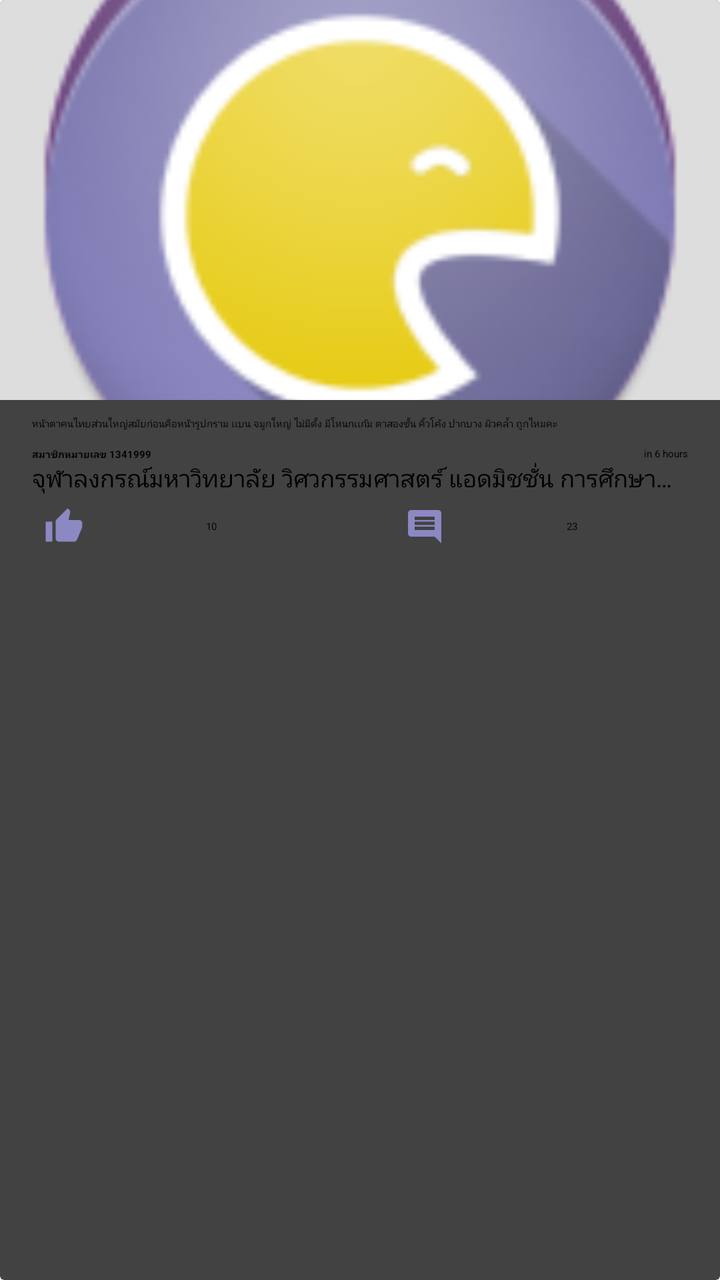
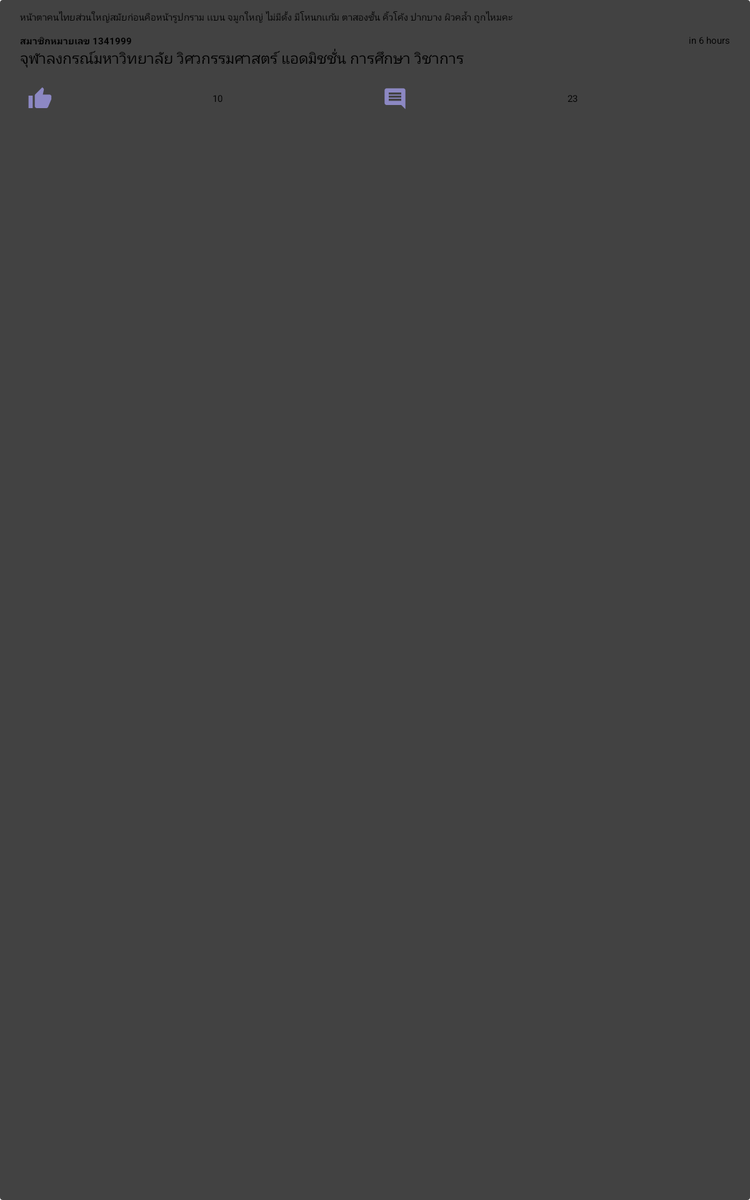

One screen, two layout resources from the same app: the default and the author's alternative for another configuration. Each is rendered where Android would select it; the XML of both is given below.
<!-- AndroidManifest.xml: application theme Theme.Pantip -->
<!-- res/layout/listitem_topic_thumbnail.xml -->
<?xml version="1.0" encoding="utf-8"?>
<android.support.v7.widget.CardView xmlns:android="http://schemas.android.com/apk/res/android"
    android:id="@+id/card"
    style="@style/listitem_topic"
    android:layout_width="match_parent"
    android:layout_height="match_parent">

    <RelativeLayout xmlns:android="http://schemas.android.com/apk/res/android"
        android:id="@+id/root"
        style="@style/style_topic_card"
        android:layout_width="match_parent"
        android:layout_height="match_parent">


        <ImageView
            android:id="@+id/thumbnail"
            android:layout_width="wrap_content"
            android:layout_height="@dimen/card_topic_thumbnail_portrait_height"
            android:layout_alignParentEnd="true"
            android:layout_alignParentLeft="true"
            android:layout_alignParentRight="true"
            android:layout_alignParentStart="true"
            android:layout_alignParentTop="true"
            android:background="#ddd"
            android:scaleType="centerCrop"
            android:src="@drawable/ic_launcher_pantip" />

        <TextView
            android:id="@+id/title"
            android:layout_width="wrap_content"
            android:layout_height="wrap_content"
            android:layout_alignParentLeft="true"
            android:layout_alignParentStart="true"
            android:layout_below="@+id/thumbnail"
            android:ellipsize="end"
            android:maxLines="2"
            android:paddingLeft="@dimen/padding_extra"
            android:paddingRight="@dimen/padding_extra"
            android:paddingTop="@dimen/padding_default"
            android:text="หน้าตาคนไทยส่วนใหญ่สมัยก่อนคือหน้ารูปกราม เเบน จมูกใหญ่ ไม่มีดั้ง มีโหนกเเก้ม ตาสองชั้น คิ้วโค้ง ปากบาง ผิวคล้ำ ถูกไหมคะ"
            android:textAppearance="?android:attr/textAppearanceMedium" />

        <TextView
            android:id="@+id/author"
            android:layout_width="wrap_content"
            android:layout_height="wrap_content"
            android:layout_alignParentLeft="true"
            android:layout_alignParentStart="true"
            android:layout_below="@+id/title"
            android:layout_marginLeft="@dimen/padding_extra"
            android:layout_marginTop="@dimen/padding_default"
            android:text="สมาชิกหมายเลข 1341999"
            android:textAppearance="?android:attr/textAppearanceSmall"
            android:textStyle="bold" />

        <TextView
            android:id="@+id/date"
            android:layout_width="wrap_content"
            android:layout_height="wrap_content"
            android:layout_alignParentEnd="true"
            android:layout_alignParentRight="true"
            android:layout_alignTop="@+id/author"
            android:layout_marginRight="@dimen/padding_extra"
            android:text="in 6 hours"
            android:textAppearance="?android:attr/textAppearanceSmall" />

        <TextView
            android:id="@+id/tags"
            android:layout_width="wrap_content"
            android:layout_height="wrap_content"
            android:layout_alignEnd="@+id/date"
            android:layout_alignLeft="@+id/author"
            android:layout_alignRight="@+id/date"
            android:layout_alignStart="@+id/author"
            android:layout_below="@+id/author"
            android:singleLine="true"
            android:text="จุฬาลงกรณ์มหาวิทยาลัย วิศวกรรมศาสตร์ แอดมิชชั่น การศึกษา วิชาการ"
            android:textAppearance="?android:attr/textAppearanceSmall"
            android:textSize="@dimen/text_caption" />

        <View
            android:id="@+id/center"
            android:layout_width="1dp"
            android:layout_height="1dp"
            android:layout_centerInParent="true"
            android:layout_margin="16dp" />

        <TextView
            android:id="@+id/votes"
            style="@style/style_topic_stat"
            android:layout_width="wrap_content"
            android:layout_height="wrap_content"
            android:layout_alignLeft="@+id/tags"
            android:layout_alignStart="@+id/tags"
            android:layout_alignTop="@+id/comments"
            android:layout_toLeftOf="@id/center"
            android:drawableLeft="@drawable/ic_action_thumbs_up_small"
            android:gravity="center_horizontal|center_vertical"
            android:text="10" />


        <TextView
            android:id="@+id/comments"
            style="@style/style_topic_stat"
            android:layout_width="wrap_content"
            android:layout_height="wrap_content"
            android:layout_alignEnd="@+id/tags"
            android:layout_alignRight="@+id/tags"
            android:layout_below="@+id/tags"
            android:layout_toRightOf="@id/center"
            android:drawableLeft="@drawable/ic_action_comment_small"
            android:gravity="center_horizontal|center_vertical"
            android:text="23" />


    </RelativeLayout>
</android.support.v7.widget.CardView>
<!-- resources referenced by this layout -->
<resources>
  <dimen name="card_topic_thumbnail_portrait_height">200dp</dimen>
  <dimen name="padding_default">8dp</dimen>
  <dimen name="padding_extra">16dp</dimen>
  <dimen name="text_caption">12sp</dimen>
  <!-- drawable ic_action_comment_small: png bitmap (drawable-hdpi, 528 bytes) -->
  <!-- drawable ic_action_thumbs_up_small: png bitmap (drawable-hdpi, 693 bytes) -->
  <!-- drawable ic_launcher_pantip: png bitmap (drawable-mdpi, 4065 bytes) -->
  <style name="listitem_topic">
          <item name="android:layout_marginLeft">@dimen/padding_default</item>
          <item name="android:layout_marginRight">@dimen/padding_default</item>
          <item name="android:layout_marginTop">@dimen/padding_narrow</item>
          <item name="android:layout_marginBottom">@dimen/padding_narrow</item>
      </style>
  <style name="style_topic_card">
          <item name="android:background">?android:attr/listChoiceBackgroundIndicator</item>
      </style>
  <style name="style_topic_stat">
          <item name="android:textAppearance">?android:attr/textAppearanceButton</item>
          <item name="android:gravity">center_vertical</item>
      </style>
  <!-- from res/values-v19/ -->
  <style name="Theme.Pantip" parent="Theme.Pantip.Base">
          
          
      </style>
  <dimen name="padding_narrow">4dp</dimen>
</resources>
<!-- res/layout-sw600dp/listitem_topic_thumbnail.xml (the author's variant of the layout above) -->
<!-- drawn on a 7-inch tablet held upright -->
<?xml version="1.0" encoding="utf-8"?>
<android.support.v7.widget.CardView xmlns:android="http://schemas.android.com/apk/res/android"
    android:id="@+id/card"
    android:layout_width="match_parent"
    android:layout_height="match_parent">

    <RelativeLayout xmlns:android="http://schemas.android.com/apk/res/android"
        android:id="@+id/root"
        android:layout_width="match_parent"
        android:layout_height="match_parent"
        style="@style/style_topic_card">


        <ImageView
            android:id="@+id/thumbnail"
            android:layout_width="@dimen/card_topic_thumbnail_land_width"
            android:layout_height="@dimen/card_topic_thumbnail_land_height"
            android:layout_alignParentLeft="true"
            android:layout_alignParentStart="true"
            android:layout_alignParentTop="true"
            android:background="#ddd"
            android:scaleType="centerCrop"
            android:src="@drawable/ic_launcher_pantip" />

        <TextView
            android:id="@+id/title"
            android:layout_width="wrap_content"
            android:layout_height="wrap_content"
            android:layout_alignParentTop="true"
            android:layout_toEndOf="@+id/thumbnail"
            android:layout_toRightOf="@+id/thumbnail"
            android:layout_marginLeft="@dimen/padding_default"
            android:ellipsize="end"
            android:maxLines="2"
            android:paddingLeft="@dimen/padding_default"
            android:paddingRight="@dimen/padding_extra"
            android:paddingTop="@dimen/padding_default"
            android:text="หน้าตาคนไทยส่วนใหญ่สมัยก่อนคือหน้ารูปกราม เเบน จมูกใหญ่ ไม่มีดั้ง มีโหนกเเก้ม ตาสองชั้น คิ้วโค้ง ปากบาง ผิวคล้ำ ถูกไหมคะ"
            android:textAppearance="?android:attr/textAppearanceMedium" />

        <TextView
            android:id="@+id/author"
            android:layout_width="wrap_content"
            android:layout_height="wrap_content"
            android:layout_below="@+id/title"
            android:layout_marginTop="@dimen/padding_default"
            android:layout_toEndOf="@+id/thumbnail"
            android:paddingLeft="@dimen/padding_default"
            android:text="สมาชิกหมายเลข 1341999"
            android:textAppearance="?android:attr/textAppearanceSmall"
            android:textStyle="bold"
            android:layout_alignLeft="@+id/title"
            android:layout_alignStart="@+id/title" />

        <TextView
            android:id="@+id/date"
            android:layout_width="wrap_content"
            android:layout_height="wrap_content"
            android:layout_alignParentEnd="true"
            android:layout_alignParentRight="true"
            android:layout_alignTop="@+id/author"
            android:layout_marginRight="@dimen/padding_extra"
            android:text="in 6 hours"
            android:textAppearance="?android:attr/textAppearanceSmall" />

        <TextView
            android:id="@+id/tags"
            android:layout_width="wrap_content"
            android:layout_height="wrap_content"
            android:layout_alignEnd="@+id/date"
            android:layout_alignLeft="@+id/author"
            android:layout_alignRight="@+id/date"
            android:layout_alignStart="@+id/author"
            android:layout_below="@+id/author"
            android:paddingLeft="@dimen/padding_default"
            android:singleLine="true"
            android:text="จุฬาลงกรณ์มหาวิทยาลัย วิศวกรรมศาสตร์ แอดมิชชั่น การศึกษา วิชาการ"
            android:textAppearance="?android:attr/textAppearanceSmall"
            android:textSize="@dimen/text_caption" />

        <LinearLayout
            android:layout_width="fill_parent"
            android:layout_height="wrap_content"
            android:layout_alignLeft="@+id/tags"
            android:layout_alignRight="@+id/tags"
            android:layout_below="@+id/tags"
            android:layout_gravity="center_vertical"
            android:layout_marginBottom="@dimen/padding_default"
            android:layout_marginTop="@dimen/padding_default"
            android:orientation="horizontal"
            android:paddingLeft="@dimen/padding_default"
            android:layout_toEndOf="@+id/thumbnail">

            <TextView
                android:id="@+id/votes"
                style="@style/style_topic_stat"
                android:layout_width="wrap_content"
                android:layout_height="wrap_content"
                android:layout_alignTop="@+id/comments"
                android:layout_toLeftOf="@id/center"
                android:layout_weight="1"
                android:gravity="center_horizontal|center_vertical"
                android:drawableLeft="@drawable/ic_action_thumbs_up_small"
                android:text="10"
                android:layout_alignLeft="@+id/tags"
                android:layout_alignStart="@+id/tags" />



            <TextView
                android:id="@+id/comments"
                style="@style/style_topic_stat"
                android:layout_width="wrap_content"
                android:layout_height="wrap_content"
                android:layout_below="@+id/tags"
                android:layout_toRightOf="@id/center"
                android:layout_weight="1"
                android:drawableLeft="@drawable/ic_action_comment_small"
                android:gravity="center_horizontal|center_vertical"
                android:text="23"
                android:layout_alignRight="@+id/tags"
                android:layout_alignEnd="@+id/tags" />
        </LinearLayout>


    </RelativeLayout>
</android.support.v7.widget.CardView>
<!-- resources referenced by the variant -->
<!-- as a 7-inch tablet held upright resolves them -->
<resources>
  <dimen name="card_topic_thumbnail_land_height">150dp</dimen>
  <dimen name="padding_default">8dp</dimen>
  <dimen name="padding_extra">16dp</dimen>
  <dimen name="text_caption">12sp</dimen>
  <!-- drawable ic_action_comment_small: png bitmap (drawable-hdpi, 528 bytes) -->
  <!-- drawable ic_action_thumbs_up_small: png bitmap (drawable-hdpi, 693 bytes) -->
  <!-- drawable ic_launcher_pantip: png bitmap (drawable-mdpi, 4065 bytes) -->
  <style name="style_topic_card">
          <item name="android:background">?android:attr/listChoiceBackgroundIndicator</item>
      </style>
  <style name="style_topic_stat">
          <item name="android:textAppearance">?android:attr/textAppearanceButton</item>
          <item name="android:gravity">center_vertical</item>
      </style>
  <!-- from res/values-v19/ -->
  <style name="Theme.Pantip" parent="Theme.Pantip.Base">
          
          
      </style>
</resources>
